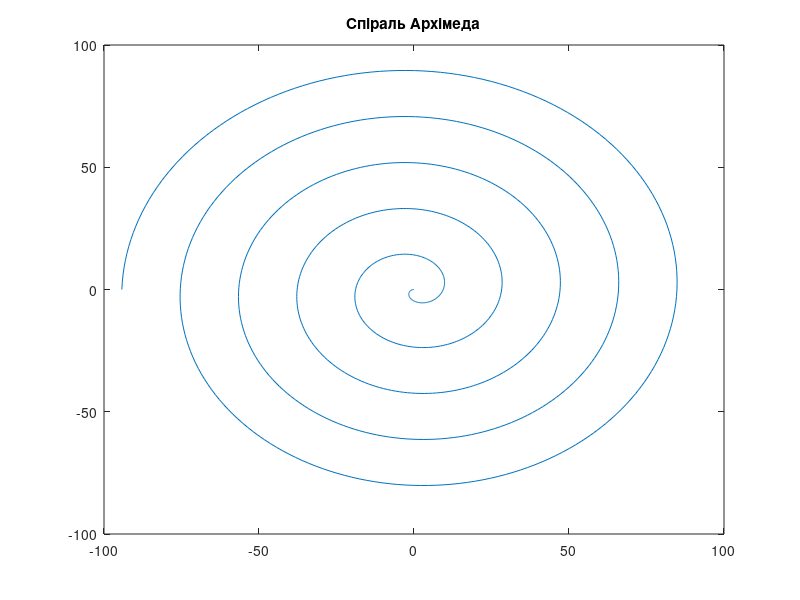

Write the MATLAB code that produced this figure.
%r=a*T
theta = linspace(0, 10*pi, 1000);
a = -3; % Параметр
r = a * theta;
x = r .* cos(theta);
y = r .* sin(theta);
plot(x, y);
title('Спіраль Архімеда');

